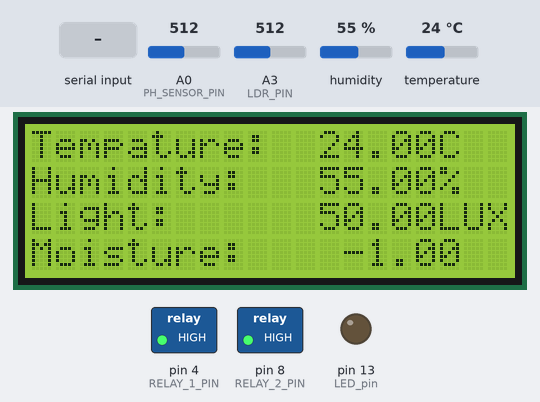
This sketch was run on a simulated Arduino Uno, built with avr-gcc and run on an emulated ATmega328P. On the bench: 20×4 character LCD, switched loads named in the sketch (green lamp = pin HIGH), output pins drawn as LEDs (lit = HIGH). The inputs (shaded band) are chosen by the test bench; at power-on: A0 (PH_SENSOR_PIN) = 512, A3 (LDR_PIN) = 512, humidity 55 %, temperature 24 °C. What the sketch prints to the serial monitor is not drawn.

Above: at 1.2 s.
1.3 s: "90,45\n" received over Serial
At 3.6 s:
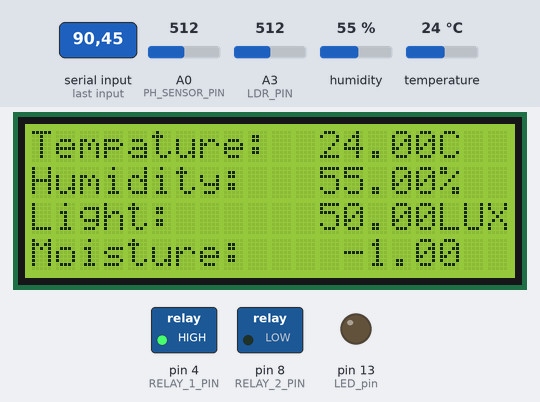
4.7 s: "30,150\n" received over Serial
At 7.5 s:
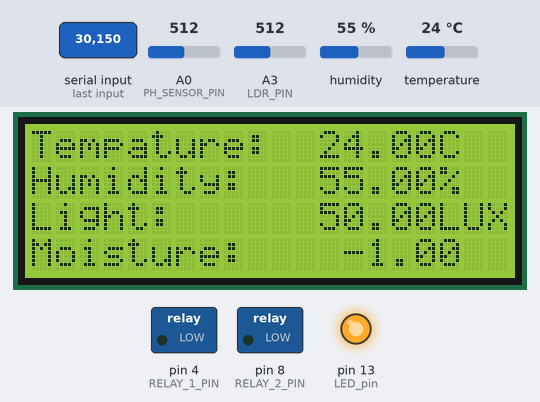
7.8 s: "200\n" received over Serial
At 10.2 s:
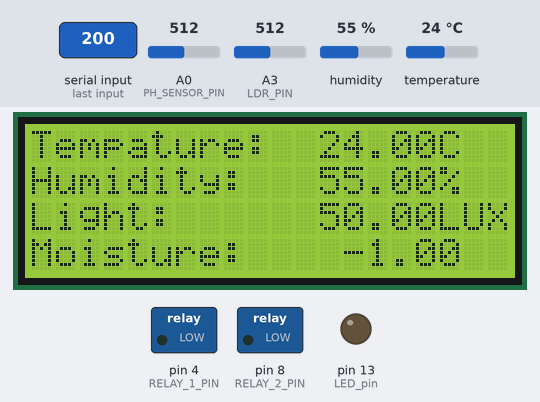
10.9 s: A0 (PH_SENSOR_PIN) set to 985
At 16.3 s:
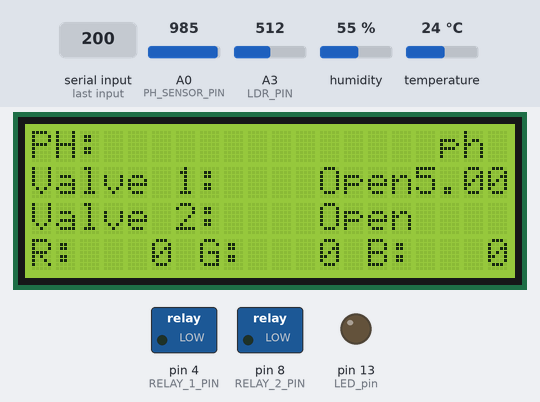
17.0 s: A0 (PH_SENSOR_PIN) set to 1007
At 18.4 s:
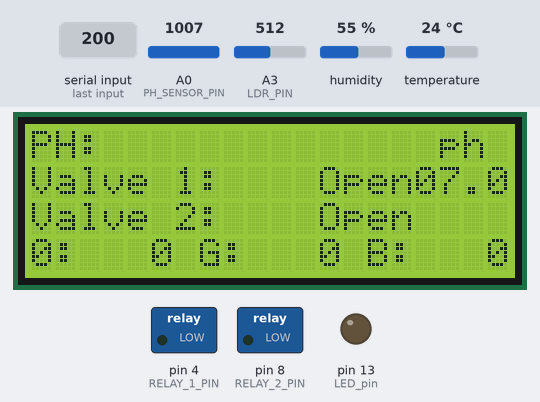
19.2 s: "90,45\n" received over Serial
At 21.2 s:
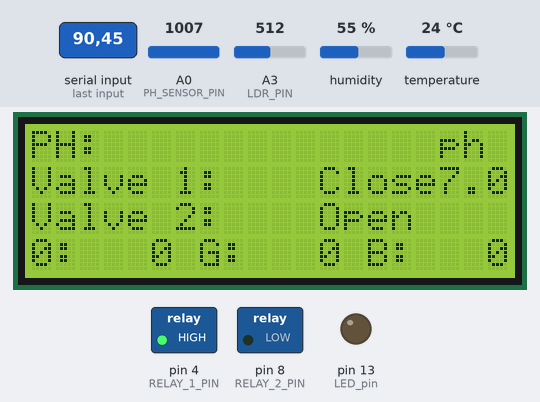
Timing chart, 0 to 22.7 s (numbered marks = the images above; inputs shaded):
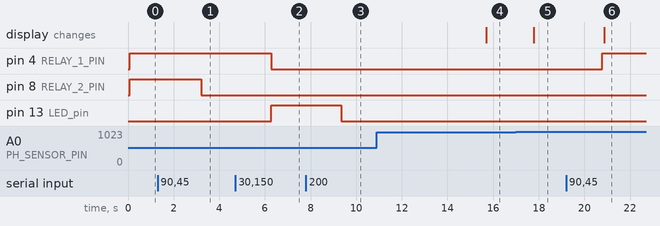

The sketch:

arduino_code.ino
```cpp
#define VERSION "V 1.0.0"

//Includes
#include <DHT.h>
#include <Wire.h>
#include <LiquidCrystal_I2C.h>


//Define pins
#define dht_pin 2
#define DHTTYPE DHT11
#define LDR_PIN A3
#define RELAY_1_PIN 4
#define RELAY_2_PIN 8
#define MOIST_SENSOR_PIN A1
#define PH_SENSOR_PIN A0

//Constents define
#define NUM_OF_VALUES 5 //How many values in each CSV row
#define LCD_pages 2
#define LCD_ROUNDS 6

//Objects
DHT dht(dht_pin, DHTTYPE);
LiquidCrystal_I2C lcd(0x27,20,4);

double valueArr[NUM_OF_VALUES];


//Functions

//LED control, can be removed
void LEDon();
void LEDoff();

//Handle program function
void checkInput();
void updateValues();
void sendValues();

//Sensors
void dhtUpdate();
void ldrUpdate();

//Faucet control
void turnFaucet1On();
void turnFaucet1Off();
void turnFaucet2On();
void turnFaucet2Off();

//LCD
void lcdCycle();

//RGB strip
void setColor(String data, int start);

//Useful variables
int i, cycle = 0, rounds = 0;
String input, data, tmp;
int RGB[3] = {0,0,0};
bool leave = false;
int moisture_timer = 50;

//Sensor variables
float temp = -1, humidty = -1, moist = -1, light = -1, pH_Value = -1, RLDR = 0, Vout = 0;
int lightLevel = -1;
int red = 0, green = 0, blue = 0; //RGB values

//Status variables
bool relay1status = true; //faucet is off
bool relay2status = true;
bool printed = false;

void setup()
{
  lcd.init();                      // initialize the lcd
  // Print a message to the LCD.
  lcd.backlight();

  lcd.clear();
  lcd.setCursor(0,0);
  lcd.write(VERSION);

  pinMode(13, OUTPUT); //LED pin, can be removed

  //Relay pins
  pinMode(PH_SENSOR_PIN, INPUT);
  pinMode(RELAY_1_PIN, OUTPUT);
  pinMode(RELAY_2_PIN, OUTPUT);
  digitalWrite(RELAY_1_PIN, HIGH);
  digitalWrite(RELAY_2_PIN, HIGH);

  dht.begin();
  Serial.begin(9600);
}

void loop() {
  checkInput();
  updateValues();
  lcdCycle();
  sendValues();
  delay(2000);
}

void updateValues()
{
  dhtUpdate();
  ldrUpdate();
  moisture_timer -= 1;
  if (moisture_timer == 0)
  {
    moist = analogRead(MOIST_SENSOR_PIN);
    moisture_timer = 50;
  }
  valueArr[3] = moist;
  pH_Value = analogRead(PH_SENSOR_PIN);
  valueArr[4] = pH_Value;

}

void lcdCycle()
{
  rounds++;

  //First screen, Sendor values (excluding ph)
  if(cycle == 0)
  {
    //Const print
    if(!printed)
    {
      lcd.clear();
      lcd.setCursor(0,0);
      lcd.print("Tempature: ");
      lcd.setCursor(0,1);
      lcd.print("Humidity: ");
      lcd.setCursor(0,2);
      lcd.print("Light: ");
      lcd.setCursor(0,3);
      lcd.print("Moisture: ");

      lcd.setCursor(17,0);
      lcd.print("C");
      lcd.setCursor(17,1);
      lcd.print("%");
      lcd.setCursor(17,2);
      lcd.print("LUX");
      lcd.setCursor(17,3);
      lcd.print("%");

      printed = true;
    }

    //Clear loop
    for(i = 0; i < 4; i++)
    {
      lcd.setCursor(10,i);
      lcd.print("       ");
    }

    //Tempature
    if(temp >= 100)
      lcd.setCursor(11,0);
    else if (temp >= 10)
      lcd.setCursor(12,0);
    else
      lcd.setCursor(13,0);
    lcd.print(temp);

    //Humidity
    if(humidty >= 100)
      lcd.setCursor(11,1);
    else if (humidty >= 10)
      lcd.setCursor(12,1);
    else
      lcd.setCursor(13,1);
    lcd.print(humidty);

    //Light
    if (light >= 1000)
      lcd.setCursor(10,2);
    else if(light >= 100)
      lcd.setCursor(11,2);
    else if (light >= 10)
      lcd.setCursor(12,2);
    else
      lcd.setCursor(13,2);
    lcd.print(light);

    //Moistrue
    if(moist >= 100)
      lcd.setCursor(11,3);
    else if (moist >= 10)
      lcd.setCursor(12,3);
    else
      lcd.setCursor(13,3);
    lcd.print(moist);
  }
  else if (cycle == 1)
  {
    if(!printed)
    {
      lcd.clear();
      lcd.setCursor(0,0);
      lcd.print("PH: ");
      lcd.setCursor(0,1);
      lcd.print("Valve 1: ");
      lcd.setCursor(0,2);
      lcd.print("Valve 2: ");

      lcd.setCursor(17,0);
      lcd.print("ph");

      lcd.setCursor(0,3);
      lcd.print("R: ");

      lcd.setCursor(7,3);
      lcd.print("G: ");

      lcd.setCursor(14,3);
      lcd.print("B: ");

      printed = true;
    }

    //Clear loop
    for(i = 0; i < 3; i++)
    {
      lcd.setCursor(10,i);
      lcd.print("       ");
    }

	//pH
	lcd.setCursor(14,1);
    lcd.print(pH_Value);

    //Faucet 1
    lcd.setCursor(12,1);
    if(relay1status)
      lcd.print("Close");
    else
      lcd.print("Open");

    //Faucet 2
    lcd.setCursor(12,2);
    if(relay2status)
      lcd.print("Close");
    else
      lcd.print("Open");

    //RGB vaules
    lcd.setCursor(3,3);
    lcd.print("   ");
    if (red >= 100)
      lcd.setCursor(3,3);
    else if (red >= 10)
      lcd.setCursor(4,3);
    else
      lcd.setCursor(5,3);
    lcd.print(red);

    lcd.setCursor(10,3);
    lcd.print("   ");
    if (green >= 100)
      lcd.setCursor(10,3);
    else if (green >= 10)
      lcd.setCursor(11,3);
    else
      lcd.setCursor(12,3);
    lcd.print(green);

    lcd.setCursor(17,3);
    lcd.print("   ");
    if (blue >= 100)
      lcd.setCursor(17,3);
    else if (blue >= 10)
      lcd.setCursor(18,3);
    else
      lcd.setCursor(19,3);
    lcd.print(blue);
  }

  if (rounds >= LCD_ROUNDS)
  {
    rounds = 0;
    printed = false;
    cycle++;
  }
  if(cycle >= LCD_pages)
  {
    cycle = 0;
  }
}

void dhtUpdate()
{
  humidty = dht.readHumidity();
  temp = dht.readTemperature();
  valueArr[0] = temp;
  valueArr[1] = humidty;
}

void ldrUpdate()
{
  lightLevel = analogRead(LDR_PIN);
  Vout = (ADC * 0.0048828125);

  light = (2500/Vout-500)/10;
  valueArr[2] = light;
}

void sendValues()
{
  data = "r";
  data += valueArr[0];
  for(i = 1; i < NUM_OF_VALUES; i++)
  {
    data += ",";
    data += valueArr[i];
  }
  data += "]";
  Serial.println(data);
}

void checkInput()
{ //Needs rework
  if (Serial.available())
  {
    input = Serial.readString();
    i = 0;
    while(i < input.length() && !leave)
    {
      if(input[i] > '0' && input[i] < 'z')
      {
        switch(input[i])
        {
          case ('1'): //LED on
            LEDon();
            break;
          case ('2'): //LED off
            LEDoff();
            break;
          case ('3'): //LED off
            turnFaucet1On();
            break;
          case ('4'): //LED off
            turnFaucet1Off();
            break;
          case ('5'): //LED off
            turnFaucet2On();
            break;
          case ('6'): //LED off
            turnFaucet2Off();
            break;
          case('c'):
            setColor(input, i + 2);
            leave = true;
            break;
        }
      }
      i++;
    }
    leave = false;
  }
}

//RGB strip control
void setColor(String data, int start)
{
  tmp = "";
  i = 0;
  for(; start < data.length(); start++)
  {
   if(data[start] != ' ' && data[start] != '\n')
    tmp += data[start];
   else
   {
    RGB[i] = tmp.toInt();
    tmp = "";
    if (RGB[i] > 255 || RGB[i] < 0)
      return;
    i++;
   }
  }
  red = RGB[0];
  green = RGB[1];
  blue = RGB[2];
}

//LED control, can be removed
void LEDon()
{
  digitalWrite(13, HIGH);

  //Serial.println("Command completed LED turned ON");
}

void LEDoff()
{
  digitalWrite(13, LOW);

  //Serial.println("Command completed LED turned OFF");
}

//Faucet control
void turnFaucet1On()
{
  relay1status = false;
  digitalWrite(RELAY_1_PIN, relay1status);
}
void turnFaucet1Off()
{
  relay1status = true;
  digitalWrite(RELAY_1_PIN, relay1status);
}
void turnFaucet2On()
{
  relay2status = false;
  digitalWrite(RELAY_2_PIN, relay2status);
}
void turnFaucet2Off()
{
  relay2status = true;
  digitalWrite(RELAY_2_PIN, relay2status);
}
```

Measured:
- the behaviour switches between 999 and 1000 on A0 (PH_SENSOR_PIN) (found by bisection; images 4 and 5)
- after the input at 1.3 s, pin 8 (RELAY_2_PIN): HIGH → LOW after 1.9 s
- after the input at 4.7 s, pin 4 (RELAY_1_PIN): HIGH → LOW after 1.6 s; pin 13 (LED_pin): LOW → HIGH after 1.6 s
- after the input at 7.8 s, pin 13 (LED_pin): HIGH → LOW after 1.6 s
- after the input at 10.9 s, the display: changes after 4.8 s (image 4)
- after the input at 17.0 s, the display: changes after 0.78 s (image 5)
- after the input at 19.2 s, pin 4 (RELAY_1_PIN): LOW → HIGH after 1.6 s; the display: changes after 1.7 s (image 6)
